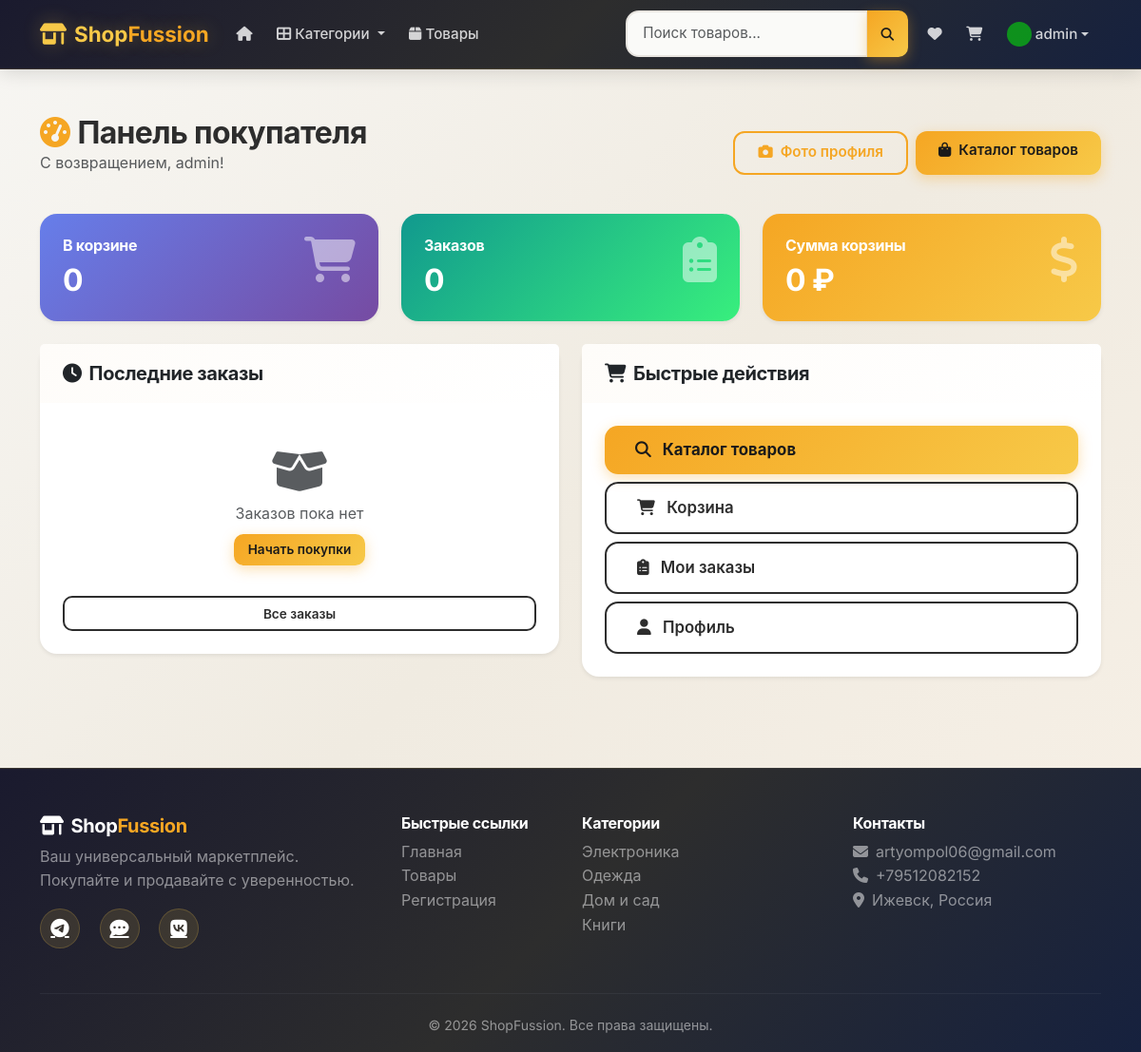
The app's page /buyer/dashboard (signed in) with its own data.
### app.py (models this page shows, shortened)
class User(UserMixin, db.Model):
    id = db.Column(db.Integer, primary_key=True)
    username = db.Column(db.String(80), unique=True, nullable=False)
    email = db.Column(db.String(120), unique=True, nullable=False)
    password_hash = db.Column(db.String(200), nullable=False)
    role = db.Column(db.String(20), nullable=False, default='buyer')
    avatar = db.Column(db.String(200), default='default_avatar.png')
    avatar_data = db.Column(db.LargeBinary, nullable=True)
    created_at = db.Column(db.DateTime, default=datetime.utcnow)
    products = db.relationship('Product', backref='seller', lazy=True)
    orders = db.relationship('Order', backref='buyer', lazy=True)
    wishlist_items = db.relationship('WishlistItem', backref='user', lazy=True)

class Category(db.Model):
    id = db.Column(db.Integer, primary_key=True)
    name = db.Column(db.String(80), unique=True, nullable=False)
    products = db.relationship('Product', backref='category', lazy=True)

### app.py (the view)
@app.route('/buyer/dashboard')
@login_required
def buyer_dashboard():
    recent_orders = Order.query.filter_by(buyer_id=current_user.id).order_by(Order.created_at.desc()).limit(5).all()
    cart_items = CartItem.query.filter_by(user_id=current_user.id).all()
    return render_template('buyer/dashboard.html', recent_orders=recent_orders, cart_items=cart_items)

### app.py (called while the page is built)
@login_manager.user_loader
def load_user(user_id):
    return db.session.get(User, int(user_id))

@app.template_filter('avatar_img')
def avatar_img_filter(avatar):
    if avatar and avatar.startswith(('http://', 'https://')):
        return avatar
    if avatar and avatar.startswith('db_'):
        return url_for('db_image', type='avatar', filename=avatar)
    return url_for('static', filename='uploads/' + (avatar or 'default_avatar.png'))

@app.context_processor
def inject_categories():
    categories = Category.query.all()
    cart_count = 0
    if current_user.is_authenticated:
        cart_count = CartItem.query.filter_by(user_id=current_user.id).count()
    return dict(categories=categories, cart_count=cart_count)

### templates/buyer/dashboard.html (shortened to what this page needs)
{% extends "base.html" %}
{% block content %}
<div class="container py-5">
    <div class="d-flex justify-content-between align-items-center mb-4">
        <div>
            <h2 class="fw-bold mb-0"><i class="fas fa-tachometer-alt text-warning me-2"></i>Панель покупателя</h2>
            <p class="text-muted">С возвращением, {{ current_user.username }}!</p>
        </div>
        <div class="d-flex gap-2">
            <a href="{{ url_for('profile') }}" class="btn btn-outline-warning"><i class="fas fa-camera me-2"></i>Фото профиля</a>
            <a href="{{ url_for('products') }}" class="btn btn-warning"><i class="fas fa-shopping-bag me-2"></i>Каталог товаров</a>
        </div>
    </div>
    <div class="row g-4 mb-4">
        <div class="col-md-4">
            <div class="card border-0 shadow-sm bg-primary bg-gradient text-white">
                <div class="card-body p-4">
                    <div class="d-flex justify-content-between">
                        <div>
                            <h6 class="fw-bold">В корзине</h6>
                            <h2 class="fw-bold mb-0">{{ cart_items|length }}</h2>
                        </div>
                        <i class="fas fa-shopping-cart fa-3x opacity-50"></i>
                    </div>
                </div>
            </div>
        </div>
        <div class="col-md-4">
            <div class="card border-0 shadow-sm bg-success bg-gradient text-white">
                <div class="card-body p-4">
                    <div class="d-flex justify-content-between">
                        <div>
                            <h6 class="fw-bold">Заказов</h6>
                            <h2 class="fw-bold mb-0">{{ recent_orders|length }}</h2>
                        </div>
                        <i class="fas fa-clipboard-list fa-3x opacity-50"></i>
                    </div>
                </div>
            </div>
        </div>
        <div class="col-md-4">
            <div class="card border-0 shadow-sm bg-warning bg-gradient text-white">
                <div class="card-body p-4">
                    <div class="d-flex justify-content-between">
                        <div>
                            <h6 class="fw-bold">Сумма корзины</h6>
                            <h2 class="fw-bold mb-0">{{ "%.0f"|format(cart_items|sum(attribute='product.price')) }} ₽</h2>
                        </div>
                        <i class="fas fa-dollar-sign fa-3x opacity-50"></i>
                    </div>
                </div>
            </div>
        </div>
    </div>
    <div class="row">
        <div class="col-md-6">
            <div class="card border-0 shadow-sm">
                <div class="card-header bg-transparent border-0">
                    <h5 class="fw-bold mb-0"><i class="fas fa-clock me-2"></i>Последние заказы</h5>
                </div>
                <div class="card-body">
                    {% if recent_orders %}
                    <div class="table-responsive">
                        <table class="table table-hover">
                            <thead class="table-light">
                                <tr>
                                    <th>№ заказа</th>
                                    <th>Сумма</th>
                                    <th>Статус</th>
                                    <th>Дата</th>
                                </tr>
                            </thead>
                            <tbody>
                                {% for order in recent_orders %}
                                <tr>
                                    <td>#{{ order.id }}</td>
                                    <td class="fw-bold">{{ "%.2f"|format(order.total) }} ₽</td>
                                    <td>
                                        <span class="badge bg-{{ order.status|status_color }}">{{ order.status|status_ru }}</span>
                                    </td>
                                    <td><small>{{ order.created_at|rusdate('%d.%m') }}</small></td>
                                </tr>
                                {% endfor %}
                            </tbody>
                        </table>
                    </div>
                    {% else %}
                    <div class="text-center py-4">
                        <i class="fas fa-box-open fa-3x text-muted mb-2"></i>
                        <p class="text-muted mb-0">Заказов пока нет</p>
                        <a href="{{ url_for('products') }}" class="btn btn-warning btn-sm mt-2">Начать покупки</a>
                    </div>
                    {% endif %}
                    <a href="{{ url_for('buyer_orders') }}" class="btn btn-outline-dark btn-sm w-100 mt-2">Все заказы</a>
                </div>
            </div>
        </div>
        <div class="col-md-6">
            <div class="card border-0 shadow-sm">
                <div class="card-header bg-transparent border-0">
                    <h5 class="fw-bold mb-0"><i class="fas fa-shopping-cart me-2"></i>Быстрые действия</h5>
                </div>
                <div class="card-body">
                    <div class="d-grid gap-2">
                        <a href="{{ url_for('products') }}" class="btn btn-warning btn-lg fw-bold text-start">
                            <i class="fas fa-search me-2"></i> Каталог товаров
                        </a>
                        <a href="{{ url_for('cart') }}" class="btn btn-outline-dark btn-lg text-start">
                            <i class="fas fa-shopping-cart me-2"></i> Корзина
                        </a>
                        <a href="{{ url_for('buyer_orders') }}" class="btn btn-outline-dark btn-lg text-start">
                            <i class="fas fa-clipboard-list me-2"></i> Мои заказы
                        </a>
                        <a href="{{ url_for('profile') }}" class="btn btn-outline-dark btn-lg text-start">
                            <i class="fas fa-user me-2"></i> Профиль
                        </a>
                    </div>
                </div>
            </div>
        </div>
    </div>
</div>
{% endblock %}

### templates/base.html (shortened to what this page needs)
<!DOCTYPE html>
<html lang="ru" data-theme="light">
<head>
    <link href="https://cdn.jsdelivr.net/npm/bootstrap@5.3.2/dist/css/bootstrap.min.css" rel="stylesheet">
    <link rel="stylesheet" href="https://cdnjs.cloudflare.com/ajax/libs/font-awesome/6.5.1/css/all.min.css">
    <link rel="stylesheet" href="{{ url_for('static', filename='css/style.css') }}">
</head>
<body>
    <nav class="navbar navbar-expand-lg navbar-dark bg-dark sticky-top">
        <div class="container">
            <a class="navbar-brand fw-bold" href="{{ url_for('index') }}">
                <i class="fas fa-store-alt me-2"></i>Shop<span class="text-warning">Fussion</span>
            </a>
            <div class="collapse navbar-collapse" id="navbarNav">
                <ul class="navbar-nav me-auto">
                    <li class="nav-item">
                        <a class="nav-link" href="{{ url_for('index') }}"><i class="fas fa-home"></i></a>
                    </li>
                    <li class="nav-item dropdown">
                        <a class="nav-link dropdown-toggle" href="#" role="button" data-bs-toggle="dropdown">
                            <i class="fas fa-th-large"></i> Категории
                        </a>
                    </li>
                    <li class="nav-item">
                        <a class="nav-link" href="{{ url_for('products') }}"><i class="fas fa-box"></i> Товары</a>
                    </li>
                </ul>
                <form class="d-flex me-2 position-relative" action="{{ url_for('products') }}" method="GET" id="search-form">
                    <div class="input-group">
                        <input class="form-control form-control-sm" type="search" name="search" id="search-input" placeholder="Поиск товаров..." aria-label="Поиск" autocomplete="off">
                        <button class="btn btn-warning btn-sm" type="submit"><i class="fas fa-search"></i></button>
                    </div>
                </form>
                <ul class="navbar-nav align-items-center">
                    {% if current_user.is_authenticated %}
                        <li class="nav-item">
                            <a class="nav-link position-relative" href="{{ url_for('wishlist') }}" title="Избранное">
                                <i class="fas fa-heart"></i>
                            </a>
                        </li>
                        <li class="nav-item">
                            <a class="nav-link position-relative" href="{{ url_for('cart') }}">
                                <i class="fas fa-shopping-cart"></i>
                            </a>
                        </li>
                        <li class="nav-item dropdown">
                            <a class="nav-link dropdown-toggle d-flex align-items-center" href="#" role="button" data-bs-toggle="dropdown">
                                <img src="{{ current_user.avatar|avatar_img }}" class="rounded-circle me-1" style="width: 26px; height: 26px; object-fit: cover;"> {{ current_user.username }}
                            </a>
                        </li>
                    {% endif %}
                </ul>
            </div>
        </div>
    </nav>
    <main class="main-content">
        {% block content %}{% endblock %}
    </main>
    <footer class="bg-dark pt-5 pb-3 mt-5">
        <div class="container">
            <div class="row">
                <div class="col-md-4 mb-4">
                    <h5 class="fw-bold text-white"><i class="fas fa-store-alt me-2"></i>Shop<span class="text-warning">Fussion</span></h5>
                    <p class="text-white-50">Ваш универсальный маркетплейс. Покупайте и продавайте с уверенностью.</p>
                    <div class="social-links">
                        <a href="https://t.me/artpo06" target="_blank" class="text-white me-3"><i class="fab fa-telegram fa-lg"></i></a>
                        <a href="https://max.ru/u/f9LHodD0cOInfM9btUWrl3gkT055a0RwU4gwb3VU_LGhvYlHDhzKqaucy3Y" target="_blank" class="text-white me-3"><i class="fas fa-comment-dots fa-lg"></i></a>
                        <a href="https://vk.com/qwertlyx" target="_blank" class="text-white"><i class="fab fa-vk fa-lg"></i></a>
                    </div>
                </div>
                <div class="col-md-2 mb-4">
                    <h6 class="fw-bold text-white">Быстрые ссылки</h6>
                    <ul class="list-unstyled">
                        <li><a href="{{ url_for('index') }}" class="text-white-50 text-decoration-none">Главная</a></li>
                        <li><a href="{{ url_for('products') }}" class="text-white-50 text-decoration-none">Товары</a></li>
                        <li><a href="{{ url_for('register') }}" class="text-white-50 text-decoration-none">Регистрация</a></li>
                    </ul>
                </div>
                <div class="col-md-3 mb-4">
                    <h6 class="fw-bold text-white">Категории</h6>
                    <ul class="list-unstyled">
                        {% for cat in categories[:4] %}
                        <li><a href="{{ url_for('products', category=cat.id) }}" class="text-white-50 text-decoration-none">{{ cat.name }}</a></li>
                        {% endfor %}
                    </ul>
                </div>
                <div class="col-md-3 mb-4">
                    <h6 class="fw-bold text-white">Контакты</h6>
                    <ul class="list-unstyled text-white-50">
                        <li><i class="fas fa-envelope me-2"></i>artyompol06@gmail.com</li>
                        <li><i class="fas fa-phone me-2"></i>+79512082152</li>
                        <li><i class="fas fa-map-marker-alt me-2"></i>Ижевск, Россия</li>
                    </ul>
                </div>
            </div>
            <hr class="border-secondary">
            <div class="text-center text-white-50">
                <small>&copy; 2026 ShopFussion. Все права защищены.</small>
            </div>
        </div>
    </footer>
</body>
</html>

### records on screen
User: avatar|avatar_img (placeholder picture), username "admin"
Category: name "Электроника"
Category: name "Одежда"
Category: name "Дом и сад"
Category: name "Книги"

### other values on screen
{{ cart_items|length }} "0"
{{ recent_orders|length }} "0"
{{ "%.0f"|format(cart_items|sum(attribute='product.price')) }} "0"
